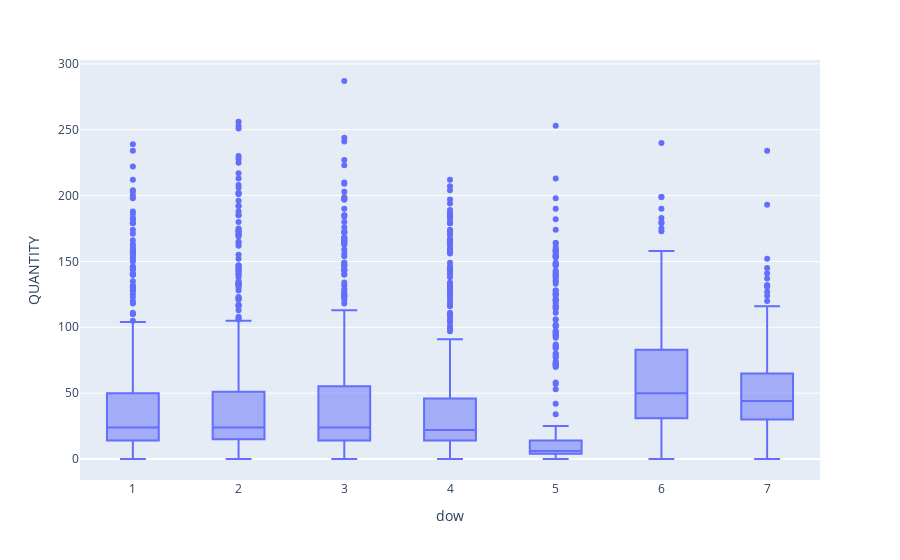

Notebook source saved alongside this figure:
### Code cell
px.box(swim_df, x='dow', y='QUANTITY')

### Figure 1 — Plotly figure (JSON) as saved in the notebook; plotly's stock layout.template omitted (floating-point values rounded to 4 significant figures; data arrays with more than 128 entries replaced by an {"elided": "..."} marker saying what was removed)
{"data": [{"alignmentgroup": "True", "hovertemplate": "dow=%{x}<br>QUANTITY=%{y}<extra></extra>", "legendgroup": "", "marker": {"color": "#636efa"}, "name": "", "notched": false, "offsetgroup": "", "orientation": "v", "showlegend": false, "type": "box", "x": {"elided": "2557 int values"}, "x0": " ", "xaxis": "x", "y": {"elided": "2557 int values"}, "y0": " ", "yaxis": "y"}], "layout": {"boxmode": "group", "legend": {"tracegroupgap": 0}, "margin": {"t": 60}, "xaxis": {"anchor": "y", "domain": [0, 1], "title": {"text": "dow"}}, "yaxis": {"anchor": "x", "domain": [0, 1], "title": {"text": "QUANTITY"}}}}
